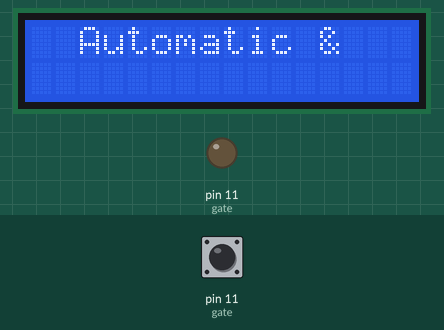
Recording of a sketch running on a simulated Arduino Uno, built with avr-gcc and run on an emulated ATmega328P. Parts: 16×2 character LCD, output pins drawn as LEDs (lit = HIGH). Dashed ring = blinking. The inputs (shaded band) are chosen by the test bench; at power-on: pin 11 (gate) HIGH.

Above: at 0.2 s.
At 4.2 s:
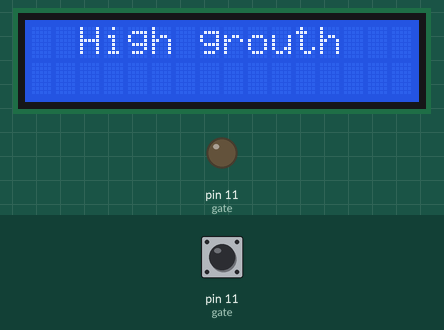
At 8.2 s:
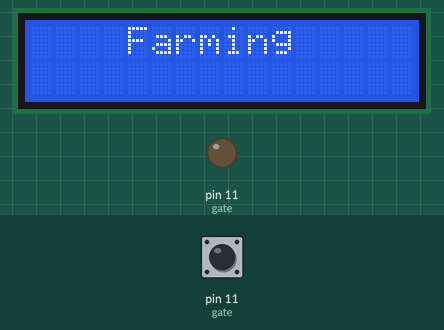
At 16.2 s:
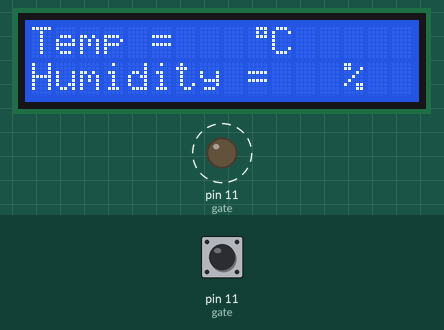
Timing chart, 0 to 39.9 s (numbered marks = the images above):
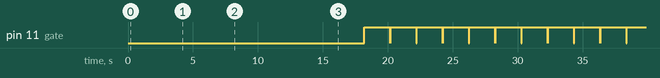

The sketch:

humidity_final_test.ino
```cpp
#include <LiquidCrystal.h>
LiquidCrystal lcd(7, 6, 5, 4, 3, 2);
byte degree_symbol[8] =
              {
                0b00111,
                0b00101,
                0b00111,
                0b00000,
                0b00000,
                0b00000,
                0b00000,
                0b00000
              };
int gate=11;
volatile unsigned long duration=0;
unsigned char i[5];
unsigned int j[40];
unsigned char value=0;
unsigned answer=0;
int z=0;
int b=1;
const int NROWS = 2;
const int NCOLS = 16;
void setup()
{

lcd.begin(16, 2);

  lcd.begin(NCOLS, NROWS); // This clears the LCD
   lcd.setCursor(1, 0);
   lcd.print(" Automatic & ");
   lcd.setCursor(1, 1);
   delay(2000);
   lcd.print("  Artifical  ");
   delay (2000);
   lcd.clear();

   lcd.setCursor(1,0);
   lcd.print(" High grouth");
   delay(2000);

  lcd.setCursor(1,1);
   lcd.print("  Vertical ");
   delay(2000);
   lcd.clear();
   lcd.setCursor(1,0);
   lcd.print("   Farming");
   delay(2000);
   lcd.setCursor(1,1);
   lcd.print("    System ");
   delay(2000);
   lcd.clear();
   lcd.setCursor(1,0);
   lcd.print("    STATUS ");
   lcd.clear();
   delay(2000);
   lcd.print("HUMIDITY");
  delay(500);
  lcd.print(".");
  delay(500);
  lcd.print(".");
  delay(500);
  lcd.print(".");
  delay(500);
  lcd.print(".");
  lcd.clear();

 lcd.print("Temp = ");
 lcd.setCursor(0,1);
 lcd.print("Humidity = ");
 lcd.createChar(1, degree_symbol);
 lcd.setCursor(9,0);
 lcd.write(1);
 lcd.print("C");
 lcd.setCursor(13,1);
 lcd.print("%");


}

void loop()
{

 delay(1000);
 while(1)
 {
  delay(1000);
  pinMode(gate,OUTPUT);
  digitalWrite(gate,LOW);
  delay(20);
  digitalWrite(gate,HIGH);
  pinMode(gate,INPUT_PULLUP);//by default it will become high due to internal pull up
 // delayMicroseconds(40);


  duration=pulseIn(gate, LOW);
  if(duration <= 84 && duration >= 72)
  {
      while(1)
      {
        duration=pulseIn(gate, HIGH);

        if(duration <= 26 && duration >= 20){
        value=0;}

        else if(duration <= 74 && duration >= 65){
        value=1;}

        else if(z==40){
        break;}

        i[z/8]|=value<<(7- (z%8));
        j[z]=value;
        z++;
      }
    }
answer=i[0]+i[1]+i[2]+i[3];

if(answer==i[4] && answer!=0)
{
lcd.setCursor(7,0);
lcd.print(i[2]);
lcd.setCursor(11,1);
lcd.print(i[0]);
}

z=0;
i[0]=i[1]=i[2]=i[3]=i[4]=0;
 }
 delay (100);

  {
 int sensorValue = analogRead(A0);
 double dV = sensorValue;
 double le = (dV/1023)*100;
 int level = le;
 lcd.clear();
 lcd.setCursor(0, 0);
 lcd.print("LIGHT LEVEL:");
 lcd.print(level);
 lcd.print("%");
 lcd.setCursor(0, 1);

 if ((level >= 0) && (level <= 5))
 {
  lcd.print("VERY DARK");
 }
 else if ((level > 5) && (level <= 10))
 {
  lcd.print("DARK");
 }
 else if ((level > 10) && (level <= 50))
 {
  lcd.print("BRIGHT");
 }
 else
 {
  lcd.print("VERY BRIGHT");
 }

 delay(500);
}

 }
```

Measured:
- by itself, pin 11 (gate): alternates HIGH for 2.0 s and LOW for 0.02 s
- what the display in image 1 shows lasts 2.0 s, from 4.1 s to 6.1 s
